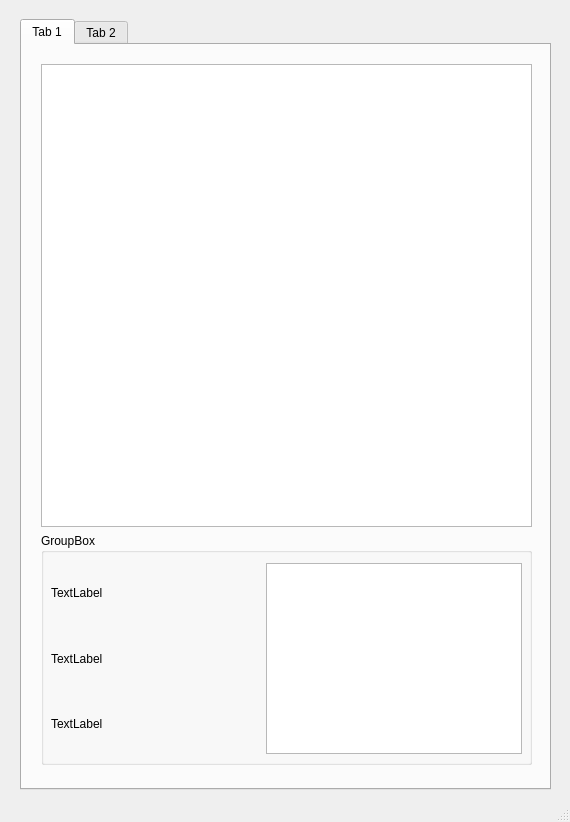
<?xml version="1.0" encoding="UTF-8"?>
<ui version="4.0">
 <class>MainWindow</class>
 <widget class="QMainWindow" name="MainWindow">
  <property name="geometry">
   <rect>
    <x>0</x>
    <y>0</y>
    <width>570</width>
    <height>822</height>
   </rect>
  </property>
  <property name="windowTitle">
   <string>MainWindow</string>
  </property>
  <widget class="QWidget" name="centralwidget">
   <widget class="QTabWidget" name="tabWidget">
    <property name="geometry">
     <rect>
      <x>20</x>
      <y>19</y>
      <width>531</width>
      <height>771</height>
     </rect>
    </property>
    <property name="currentIndex">
     <number>0</number>
    </property>
    <widget class="QWidget" name="tabSync">
     <property name="whatsThis">
      <string>&lt;html&gt;&lt;head/&gt;&lt;body&gt;&lt;p&gt;&lt;br/&gt;&lt;/p&gt;&lt;/body&gt;&lt;/html&gt;</string>
     </property>
     <attribute name="title">
      <string>Tab 1</string>
     </attribute>
     <widget class="QWidget" name="verticalLayoutWidget">
      <property name="geometry">
       <rect>
        <x>19</x>
        <y>19</y>
        <width>491</width>
        <height>701</height>
       </rect>
      </property>
      <layout class="QVBoxLayout" name="verticalLayout" stretch="2,1">
       <item>
        <widget class="QTreeView" name="treeView"/>
       </item>
       <item>
        <widget class="QGroupBox" name="groupBox">
         <property name="title">
          <string>GroupBox</string>
         </property>
         <widget class="QWidget" name="horizontalLayoutWidget">
          <property name="geometry">
           <rect>
            <x>10</x>
            <y>30</y>
            <width>471</width>
            <height>191</height>
           </rect>
          </property>
          <layout class="QHBoxLayout" name="horizontalLayout" stretch="3,0">
           <item>
            <layout class="QVBoxLayout" name="verticalLayout_2">
             <item>
              <widget class="QLabel" name="label_3">
               <property name="text">
                <string>TextLabel</string>
               </property>
              </widget>
             </item>
             <item>
              <widget class="QLabel" name="label_2">
               <property name="text">
                <string>TextLabel</string>
               </property>
              </widget>
             </item>
             <item>
              <widget class="QLabel" name="label">
               <property name="text">
                <string>TextLabel</string>
               </property>
              </widget>
             </item>
            </layout>
           </item>
           <item>
            <widget class="QTextBrowser" name="textBrowser"/>
           </item>
          </layout>
         </widget>
        </widget>
       </item>
      </layout>
     </widget>
    </widget>
    <widget class="QWidget" name="tabPublish">
     <attribute name="title">
      <string>Tab 2</string>
     </attribute>
    </widget>
   </widget>
  </widget>
  <widget class="QStatusBar" name="statusbar"/>
 </widget>
 <resources/>
 <connections/>
</ui>
